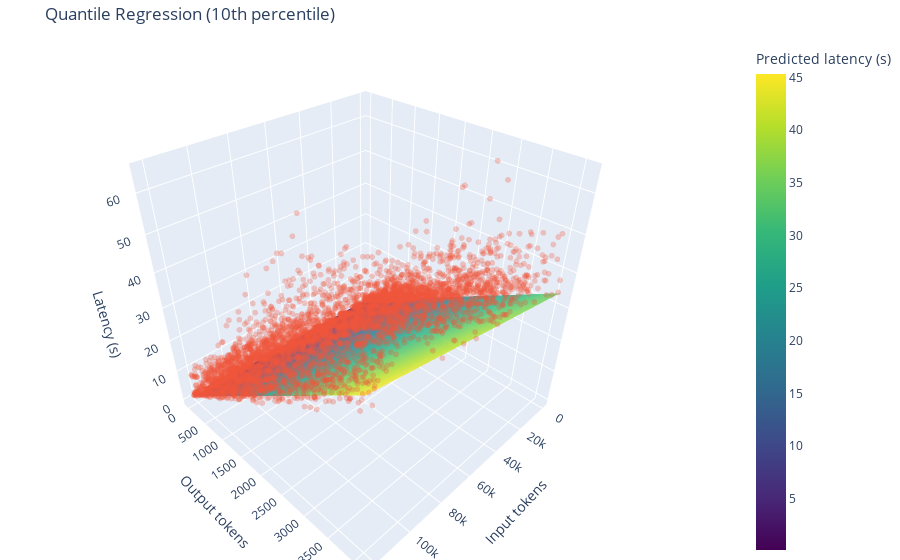

The code cell stored with this chart in its notebook:
### Code cell
fig.show()

### Figure 1 — Plotly figure (JSON) as saved in the notebook; plotly's stock layout.template omitted (floating-point values rounded to 4 significant figures; data arrays with more than 128 entries replaced by an {"elided": "..."} marker saying what was removed)
{"data": [{"colorbar": {"title": {"text": "Predicted latency (s)"}}, "colorscale": [[0, "#440154"], [0.1111, "#482878"], [0.2222, "#3e4989"], [0.3333, "#31688e"], [0.4444, "#26828e"], [0.5556, "#1f9e89"], [0.6667, "#35b779"], [0.7778, "#6ece58"], [0.8889, "#b5de2b"], [1, "#fde725"]], "name": "Fitted surface", "opacity": 0.85, "showscale": true, "type": "surface", "x": {"elided": "60x60 float values"}, "y": {"elided": "60x60 float values"}, "z": {"elided": "60x60 float values"}}, {"marker": {"opacity": 0.3, "size": 2}, "mode": "markers", "name": "Observed", "type": "scatter3d", "x": {"elided": "5000 int values"}, "y": {"elided": "5000 int values"}, "z": {"elided": "5000 float values"}}], "layout": {"margin": {"b": 0, "l": 0, "r": 0, "t": 40}, "scene": {"xaxis": {"title": {"text": "Input tokens"}}, "yaxis": {"title": {"text": "Output tokens"}}, "zaxis": {"title": {"text": "Latency (s)"}}}, "title": {"text": "Quantile Regression (10th percentile)"}}}
